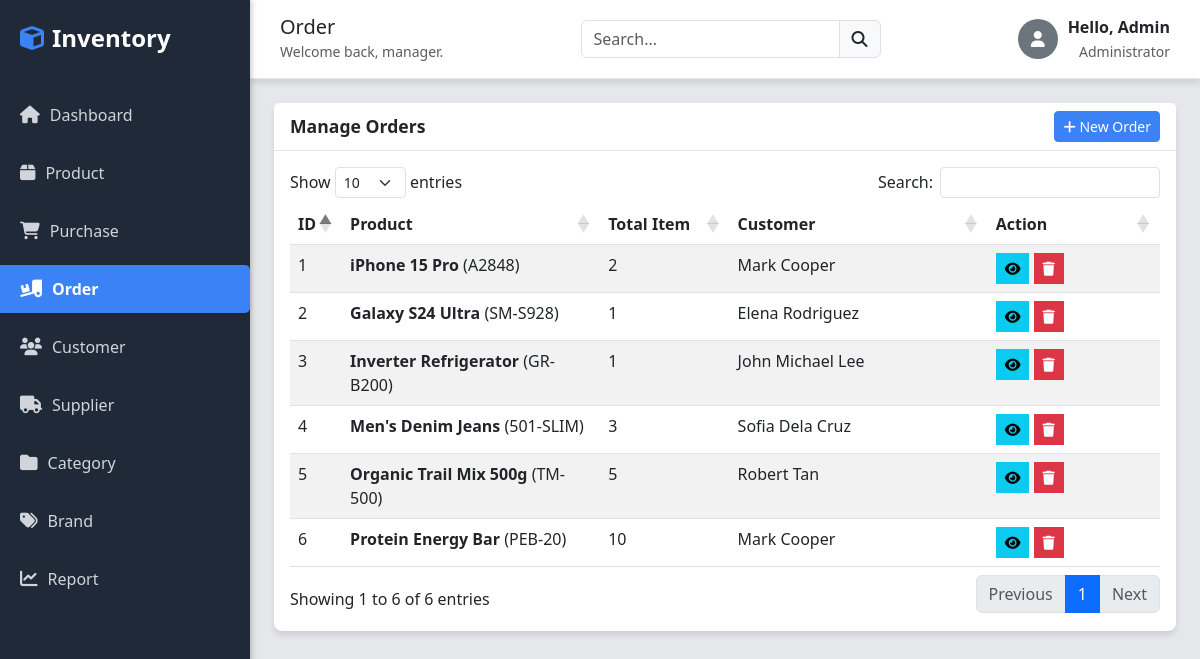
The app's page /order.php with its own data.
### tables this page shows
CREATE TABLE orders (
    id INT AUTO_INCREMENT PRIMARY KEY,
    product_id INT,
    customer_id INT,
    total_item INT,
    order_date TIMESTAMP DEFAULT CURRENT_TIMESTAMP,
    FOREIGN KEY (product_id) REFERENCES products(id),
    FOREIGN KEY (customer_id) REFERENCES customers(id)
);

CREATE TABLE products (
    id INT AUTO_INCREMENT PRIMARY KEY,
    category_id INT,
    brand_id INT,
    supplier_id INT,
    name VARCHAR(150) NOT NULL,
    model VARCHAR(50),
    quantity INT DEFAULT 0,
    base_price DECIMAL(10,2) DEFAULT 0.00,
    status ENUM('Active', 'Inactive') DEFAULT 'Active',
    FOREIGN KEY (category_id) REFERENCES categories(id),
    FOREIGN KEY (brand_id) REFERENCES brands(id),
    FOREIGN KEY (supplier_id) REFERENCES suppliers(id)
);

CREATE TABLE customers (
    id INT AUTO_INCREMENT PRIMARY KEY,
    name VARCHAR(100),
    address TEXT,
    mobile VARCHAR(20),
    balance DECIMAL(10,2) DEFAULT 0.00
);

### order.php (the view, shortened to what this page needs)
<?php
include 'header.php';
$res_table = $conn->query("
    SELECT o.id, o.total_item, p.name as product_name, p.model, c.name as customer_name
    FROM orders o
    LEFT JOIN products p ON o.product_id = p.id
    LEFT JOIN customers c ON o.customer_id = c.id
    ORDER BY o.id DESC
");
?>
<div class="card">
    <div class="card-header d-flex justify-content-between align-items-center">
        <span>Manage Orders</span>
        <button class="btn btn-primary-custom btn-sm" data-bs-toggle="modal" data-bs-target="#addOrderModal">
            <i class="fas fa-plus"></i> New Order
        </button>
    </div>
    <div class="card-body">
        <table class="table table-hover table-striped" id="orderTable">
            <thead>
                <tr>
                    <th width="5%">ID</th>
                    <th width="30%">Product</th>
                    <th width="15%">Total Item</th>
                    <th width="30%">Customer</th>
                    <th width="20%">Action</th>
                </tr>
            </thead>
            <tbody>
                <?php while($row = $res_table->fetch_assoc()): ?>
                <tr>
                    <td><?php echo $row['id']; ?></td>
                    <td><b><?php echo $row['product_name']; ?></b> (<?php echo $row['model']; ?>)</td>
                    <td><?php echo $row['total_item']; ?></td>
                    <td><?php echo $row['customer_name']; ?></td>
                    <td>
                        <button class="btn btn-sm btn-info rounded-0"><i class="fas fa-eye"></i></button>
                        <a href="order.php?delete_id=<?php echo $row['id']; ?>"
                           onclick="return confirm('Deleting this order will restore <?php echo $row['total_item']; ?> unit(s) of <?php echo $row['product_name']; ?>. Continue?');">
                            <button class="btn btn-sm btn-danger rounded-0"><i class="fas fa-trash"></i></button>
                        </a>
                    </td>
                </tr>
                <?php endwhile; ?>
            </tbody>
        </table>
    </div>
</div>
<?php
include 'footer.php';
?>

### header.php (style rules this page uses)
:root { --sidebar-width: 250px; --sidebar-bg: #1f2937; --sidebar-color: #d1d5db; --sidebar-active-bg: #3b82f6; --main-bg: #e5e7eb; --card-bg: white; --shadow-light: 0 4px 6px rgba(0, 0, 0, 0.1); }
body { background-color: var(--main-bg); margin: 0; padding: 0; display: flex; }
.card { border-radius: 8px; box-shadow: var(--shadow-light); border: none; margin-bottom: 20px; }
.card-header { background-color: white; border-bottom: 1px solid #e5e7eb; font-weight: 600; font-size: 1.1rem; }
.btn-primary-custom { background-color: var(--sidebar-active-bg); color: white; border-color: var(--sidebar-active-bg); }
.btn-info, .btn-danger, .btn-primary { border-radius: 4px; }

### records on screen
orders: id "6", product.name "Protein Energy Bar", product.model "PEB-20", total_item "10", customer.name "Mark Cooper"
orders: id "5", product.name "Organic Trail Mix 500g", product.model "TM-500", total_item "5", customer.name "Robert Tan"
orders: id "4", product.name "Men's Denim Jeans", product.model "501-SLIM", total_item "3", customer.name "Sofia Dela Cruz"
orders: id "3", product.name "Inverter Refrigerator", product.model "GR-B200", total_item "1", customer.name "John Michael Lee"
orders: id "2", product.name "Galaxy S24 Ultra", product.model "SM-S928", total_item "1", customer.name "Elena Rodriguez"
orders: id "1", product.name "iPhone 15 Pro", product.model "A2848", total_item "2", customer.name "Mark Cooper"

### other values on screen
str_replace('_', ' ', $page_title) "Order"
